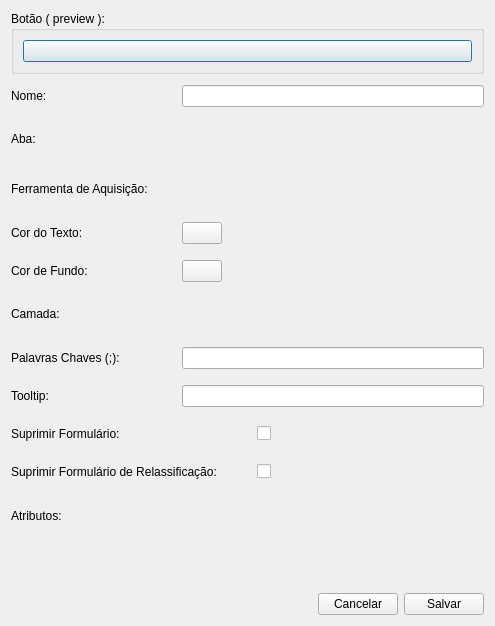
<?xml version="1.0" encoding="UTF-8"?>
<ui version="4.0">
 <class>Dialog</class>
 <widget class="QDialog" name="Dialog">
  <property name="geometry">
   <rect>
    <x>0</x>
    <y>0</y>
    <width>495</width>
    <height>626</height>
   </rect>
  </property>
  <property name="windowTitle">
   <string>Botão</string>
  </property>
  <layout class="QGridLayout" name="gridLayout">
   <item row="0" column="0">
    <widget class="QGroupBox" name="groupBox">
     <property name="title">
      <string>Botão ( preview ):</string>
     </property>
     <layout class="QVBoxLayout" name="verticalLayout">
      <item>
       <widget class="QPushButton" name="previewBtn">
        <property name="text">
         <string/>
        </property>
       </widget>
      </item>
     </layout>
    </widget>
   </item>
   <item row="1" column="0">
    <layout class="QHBoxLayout" name="horizontalLayout">
     <item>
      <widget class="QLabel" name="label">
       <property name="sizePolicy">
        <sizepolicy hsizetype="Fixed" vsizetype="Fixed">
         <horstretch>0</horstretch>
         <verstretch>0</verstretch>
        </sizepolicy>
       </property>
       <property name="minimumSize">
        <size>
         <width>165</width>
         <height>32</height>
        </size>
       </property>
       <property name="text">
        <string>Nome: </string>
       </property>
      </widget>
     </item>
     <item>
      <widget class="QLineEdit" name="nameLe">
       <property name="text">
        <string/>
       </property>
      </widget>
     </item>
    </layout>
   </item>
   <item row="2" column="0">
    <layout class="QHBoxLayout" name="horizontalLayout_2">
     <item>
      <widget class="QLabel" name="label_2">
       <property name="sizePolicy">
        <sizepolicy hsizetype="Fixed" vsizetype="Fixed">
         <horstretch>0</horstretch>
         <verstretch>0</verstretch>
        </sizepolicy>
       </property>
       <property name="minimumSize">
        <size>
         <width>165</width>
         <height>32</height>
        </size>
       </property>
       <property name="text">
        <string>Aba: </string>
       </property>
      </widget>
     </item>
     <item>
      <widget class="QWidget" name="widget" native="true">
       <layout class="QVBoxLayout" name="tabListLayout">
        <property name="spacing">
         <number>0</number>
        </property>
        <property name="leftMargin">
         <number>0</number>
        </property>
        <property name="topMargin">
         <number>0</number>
        </property>
        <property name="rightMargin">
         <number>0</number>
        </property>
        <property name="bottomMargin">
         <number>0</number>
        </property>
       </layout>
      </widget>
     </item>
    </layout>
   </item>
   <item row="3" column="0">
    <layout class="QHBoxLayout" name="horizontalLayout_5">
     <item>
      <widget class="QLabel" name="label_3">
       <property name="sizePolicy">
        <sizepolicy hsizetype="Fixed" vsizetype="Fixed">
         <horstretch>0</horstretch>
         <verstretch>0</verstretch>
        </sizepolicy>
       </property>
       <property name="minimumSize">
        <size>
         <width>165</width>
         <height>32</height>
        </size>
       </property>
       <property name="text">
        <string>Ferramenta de Aquisição: </string>
       </property>
      </widget>
     </item>
     <item>
      <widget class="QWidget" name="widget_3" native="true">
       <layout class="QVBoxLayout" name="toolListLayout">
        <property name="spacing">
         <number>0</number>
        </property>
        <property name="leftMargin">
         <number>0</number>
        </property>
        <property name="topMargin">
         <number>0</number>
        </property>
        <property name="rightMargin">
         <number>0</number>
        </property>
        <property name="bottomMargin">
         <number>0</number>
        </property>
       </layout>
      </widget>
     </item>
    </layout>
   </item>
   <item row="4" column="0">
    <layout class="QHBoxLayout" name="horizontalLayout_10">
     <item>
      <widget class="QLabel" name="label_10">
       <property name="sizePolicy">
        <sizepolicy hsizetype="Fixed" vsizetype="Fixed">
         <horstretch>0</horstretch>
         <verstretch>0</verstretch>
        </sizepolicy>
       </property>
       <property name="minimumSize">
        <size>
         <width>165</width>
         <height>32</height>
        </size>
       </property>
       <property name="text">
        <string>Cor do Texto: </string>
       </property>
      </widget>
     </item>
     <item>
      <widget class="QPushButton" name="textColorBtn">
       <property name="text">
        <string/>
       </property>
      </widget>
     </item>
     <item>
      <spacer name="horizontalSpacer_3">
       <property name="orientation">
        <enum>Qt::Horizontal</enum>
       </property>
       <property name="sizeHint" stdset="0">
        <size>
         <width>336</width>
         <height>0</height>
        </size>
       </property>
      </spacer>
     </item>
    </layout>
   </item>
   <item row="5" column="0">
    <layout class="QHBoxLayout" name="horizontalLayout_6">
     <item>
      <widget class="QLabel" name="label_4">
       <property name="sizePolicy">
        <sizepolicy hsizetype="Fixed" vsizetype="Fixed">
         <horstretch>0</horstretch>
         <verstretch>0</verstretch>
        </sizepolicy>
       </property>
       <property name="minimumSize">
        <size>
         <width>165</width>
         <height>32</height>
        </size>
       </property>
       <property name="text">
        <string>Cor de Fundo: </string>
       </property>
      </widget>
     </item>
     <item>
      <widget class="QPushButton" name="backgroundColorBtn">
       <property name="text">
        <string/>
       </property>
      </widget>
     </item>
     <item>
      <spacer name="horizontalSpacer_2">
       <property name="orientation">
        <enum>Qt::Horizontal</enum>
       </property>
       <property name="sizeHint" stdset="0">
        <size>
         <width>336</width>
         <height>0</height>
        </size>
       </property>
      </spacer>
     </item>
    </layout>
   </item>
   <item row="6" column="0">
    <layout class="QHBoxLayout" name="horizontalLayout_7">
     <item>
      <widget class="QLabel" name="label_5">
       <property name="sizePolicy">
        <sizepolicy hsizetype="Fixed" vsizetype="Fixed">
         <horstretch>0</horstretch>
         <verstretch>0</verstretch>
        </sizepolicy>
       </property>
       <property name="minimumSize">
        <size>
         <width>165</width>
         <height>32</height>
        </size>
       </property>
       <property name="text">
        <string>Camada: </string>
       </property>
      </widget>
     </item>
     <item>
      <widget class="QWidget" name="widget_4" native="true">
       <layout class="QVBoxLayout" name="layerListLayout">
        <property name="spacing">
         <number>0</number>
        </property>
        <property name="leftMargin">
         <number>0</number>
        </property>
        <property name="topMargin">
         <number>0</number>
        </property>
        <property name="rightMargin">
         <number>0</number>
        </property>
        <property name="bottomMargin">
         <number>0</number>
        </property>
       </layout>
      </widget>
     </item>
    </layout>
   </item>
   <item row="7" column="0">
    <layout class="QHBoxLayout" name="horizontalLayout_4">
     <item>
      <widget class="QLabel" name="label_7">
       <property name="sizePolicy">
        <sizepolicy hsizetype="Fixed" vsizetype="Fixed">
         <horstretch>0</horstretch>
         <verstretch>0</verstretch>
        </sizepolicy>
       </property>
       <property name="minimumSize">
        <size>
         <width>165</width>
         <height>32</height>
        </size>
       </property>
       <property name="text">
        <string>Palavras Chaves (;): </string>
       </property>
      </widget>
     </item>
     <item>
      <widget class="QLineEdit" name="keyWordsLe">
       <property name="text">
        <string/>
       </property>
      </widget>
     </item>
    </layout>
   </item>
   <item row="8" column="0">
    <layout class="QHBoxLayout" name="horizontalLayout_8">
     <item>
      <widget class="QLabel" name="label_8">
       <property name="sizePolicy">
        <sizepolicy hsizetype="Fixed" vsizetype="Fixed">
         <horstretch>0</horstretch>
         <verstretch>0</verstretch>
        </sizepolicy>
       </property>
       <property name="minimumSize">
        <size>
         <width>165</width>
         <height>32</height>
        </size>
       </property>
       <property name="text">
        <string>Tooltip:</string>
       </property>
      </widget>
     </item>
     <item>
      <widget class="QLineEdit" name="tooltipLe">
       <property name="text">
        <string/>
       </property>
      </widget>
     </item>
    </layout>
   </item>
   <item row="9" column="0">
    <layout class="QHBoxLayout" name="horizontalLayout_9">
     <item>
      <widget class="QLabel" name="label_9">
       <property name="sizePolicy">
        <sizepolicy hsizetype="Fixed" vsizetype="Fixed">
         <horstretch>0</horstretch>
         <verstretch>0</verstretch>
        </sizepolicy>
       </property>
       <property name="minimumSize">
        <size>
         <width>240</width>
         <height>32</height>
        </size>
       </property>
       <property name="maximumSize">
        <size>
         <width>240</width>
         <height>16777215</height>
        </size>
       </property>
       <property name="text">
        <string>Suprimir Formulário:</string>
       </property>
      </widget>
     </item>
     <item>
      <widget class="QCheckBox" name="suppressFormCkb">
       <property name="text">
        <string/>
       </property>
      </widget>
     </item>
     <item>
      <spacer name="horizontalSpacer_4">
       <property name="orientation">
        <enum>Qt::Horizontal</enum>
       </property>
       <property name="sizeHint" stdset="0">
        <size>
         <width>336</width>
         <height>20</height>
        </size>
       </property>
      </spacer>
     </item>
    </layout>
   </item>
   <item row="10" column="0">
    <layout class="QHBoxLayout" name="horizontalLayout_11">
     <item>
      <widget class="QLabel" name="label_11">
       <property name="sizePolicy">
        <sizepolicy hsizetype="Fixed" vsizetype="Fixed">
         <horstretch>0</horstretch>
         <verstretch>0</verstretch>
        </sizepolicy>
       </property>
       <property name="minimumSize">
        <size>
         <width>240</width>
         <height>32</height>
        </size>
       </property>
       <property name="maximumSize">
        <size>
         <width>240</width>
         <height>16777215</height>
        </size>
       </property>
       <property name="text">
        <string>Suprimir Formulário de Relassificação:</string>
       </property>
      </widget>
     </item>
     <item>
      <widget class="QCheckBox" name="suppressReclassificationFormCkb">
       <property name="text">
        <string/>
       </property>
      </widget>
     </item>
     <item>
      <spacer name="horizontalSpacer_5">
       <property name="orientation">
        <enum>Qt::Horizontal</enum>
       </property>
       <property name="sizeHint" stdset="0">
        <size>
         <width>336</width>
         <height>20</height>
        </size>
       </property>
      </spacer>
     </item>
    </layout>
   </item>
   <item row="11" column="0">
    <widget class="QLabel" name="label_6">
     <property name="text">
      <string>Atributos:</string>
     </property>
    </widget>
   </item>
   <item row="12" column="0">
    <widget class="QWidget" name="widget_2" native="true">
     <layout class="QVBoxLayout" name="attributeLayout">
      <property name="spacing">
       <number>0</number>
      </property>
      <property name="leftMargin">
       <number>0</number>
      </property>
      <property name="topMargin">
       <number>0</number>
      </property>
      <property name="rightMargin">
       <number>0</number>
      </property>
      <property name="bottomMargin">
       <number>0</number>
      </property>
     </layout>
    </widget>
   </item>
   <item row="13" column="0">
    <layout class="QHBoxLayout" name="horizontalLayout_3">
     <item>
      <spacer name="horizontalSpacer">
       <property name="orientation">
        <enum>Qt::Horizontal</enum>
       </property>
       <property name="sizeHint" stdset="0">
        <size>
         <width>168</width>
         <height>20</height>
        </size>
       </property>
      </spacer>
     </item>
     <item>
      <widget class="QPushButton" name="cancelBtn">
       <property name="text">
        <string>Cancelar</string>
       </property>
      </widget>
     </item>
     <item>
      <widget class="QPushButton" name="saveBtn">
       <property name="text">
        <string>Salvar</string>
       </property>
      </widget>
     </item>
    </layout>
   </item>
  </layout>
 </widget>
 <tabstops>
  <tabstop>nameLe</tabstop>
  <tabstop>cancelBtn</tabstop>
  <tabstop>saveBtn</tabstop>
  <tabstop>backgroundColorBtn</tabstop>
  <tabstop>previewBtn</tabstop>
  <tabstop>keyWordsLe</tabstop>
  <tabstop>tooltipLe</tabstop>
  <tabstop>suppressFormCkb</tabstop>
  <tabstop>textColorBtn</tabstop>
 </tabstops>
 <resources/>
 <connections/>
</ui>
